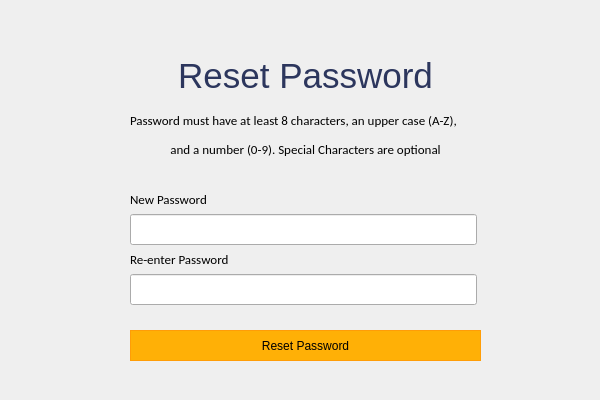
<?xml version="1.0" encoding="UTF-8"?>
<ui version="4.0">
 <class>MainWindow</class>
 <widget class="QMainWindow" name="MainWindow">
  <property name="geometry">
   <rect>
    <x>0</x>
    <y>0</y>
    <width>600</width>
    <height>400</height>
   </rect>
  </property>
  <property name="minimumSize">
   <size>
    <width>600</width>
    <height>400</height>
   </size>
  </property>
  <property name="maximumSize">
   <size>
    <width>600</width>
    <height>400</height>
   </size>
  </property>
  <property name="windowTitle">
   <string>AIDS – Reset Password</string>
  </property>
  <property name="windowIcon">
   <iconset>
    <normaloff>../Resources/logo_svg.svg</normaloff>../Resources/logo_svg.svg</iconset>
  </property>
  <widget class="QWidget" name="centralwidget">
   <widget class="QPushButton" name="btnReset">
    <property name="geometry">
     <rect>
      <x>130</x>
      <y>330</y>
      <width>351</width>
      <height>31</height>
     </rect>
    </property>
    <property name="styleSheet">
     <string notr="true">QPushButton {
background-color: rgb(255, 176, 6);
border: 1.2px solid #ff9d07;
outline: none;}

QPushButton:hover{
background-color: rgb(255, 157, 7);
outline: none;
border: none;
}

QPushButton:pressed{
background-color: rgb(254, 140, 8);
outline: none;
border: none;
}


</string>
    </property>
    <property name="text">
     <string>Reset Password</string>
    </property>
   </widget>
   <widget class="QWidget" name="layoutWidget">
    <property name="geometry">
     <rect>
      <x>130</x>
      <y>50</y>
      <width>351</width>
      <height>111</height>
     </rect>
    </property>
    <layout class="QVBoxLayout" name="verticalLayout_2">
     <item>
      <widget class="QLabel" name="lbl_verification_2">
       <property name="font">
        <font>
         <family>Helvetica</family>
         <pointsize>26</pointsize>
        </font>
       </property>
       <property name="styleSheet">
        <string notr="true"/>
       </property>
       <property name="text">
        <string>&lt;html&gt;&lt;head/&gt;&lt;body&gt;&lt;p&gt;&lt;span style=&quot; color:#2c365d;&quot;&gt;Reset Password&lt;/span&gt;&lt;/p&gt;&lt;/body&gt;&lt;/html&gt;</string>
       </property>
       <property name="alignment">
        <set>Qt::AlignCenter</set>
       </property>
      </widget>
     </item>
     <item>
      <layout class="QVBoxLayout" name="verticalLayout">
       <item>
        <widget class="QLabel" name="label">
         <property name="font">
          <font>
           <family>Calibri</family>
           <pointsize>10</pointsize>
          </font>
         </property>
         <property name="styleSheet">
          <string notr="true"/>
         </property>
         <property name="text">
          <string>Password must have at least 8 characters, an upper case (A-Z),</string>
         </property>
        </widget>
       </item>
       <item>
        <widget class="QLabel" name="label_2">
         <property name="font">
          <font>
           <family>Calibri</family>
           <pointsize>10</pointsize>
          </font>
         </property>
         <property name="styleSheet">
          <string notr="true"/>
         </property>
         <property name="text">
          <string>and a number (0-9). Special Characters are optional</string>
         </property>
         <property name="alignment">
          <set>Qt::AlignCenter</set>
         </property>
        </widget>
       </item>
      </layout>
     </item>
    </layout>
   </widget>
   <widget class="QWidget" name="layoutWidget">
    <property name="geometry">
     <rect>
      <x>130</x>
      <y>164</y>
      <width>353</width>
      <height>141</height>
     </rect>
    </property>
    <layout class="QVBoxLayout" name="verticalLayout_6">
     <item>
      <widget class="QLabel" name="lbl_error">
       <property name="font">
        <font>
         <family>Calibri</family>
         <pointsize>9</pointsize>
        </font>
       </property>
       <property name="styleSheet">
        <string notr="true"/>
       </property>
       <property name="text">
        <string/>
       </property>
       <property name="alignment">
        <set>Qt::AlignCenter</set>
       </property>
      </widget>
     </item>
     <item>
      <layout class="QVBoxLayout" name="verticalLayout_5">
       <item>
        <layout class="QVBoxLayout" name="verticalLayout_3">
         <item>
          <widget class="QLabel" name="lbl_newpass">
           <property name="font">
            <font>
             <family>Calibri</family>
             <pointsize>10</pointsize>
            </font>
           </property>
           <property name="styleSheet">
            <string notr="true"/>
           </property>
           <property name="text">
            <string>New Password</string>
           </property>
          </widget>
         </item>
         <item>
          <widget class="QLineEdit" name="txtNewPass">
           <property name="minimumSize">
            <size>
             <width>347</width>
             <height>31</height>
            </size>
           </property>
           <property name="maximumSize">
            <size>
             <width>347</width>
             <height>31</height>
            </size>
           </property>
           <property name="styleSheet">
            <string notr="true">padding-left:4px;</string>
           </property>
           <property name="echoMode">
            <enum>QLineEdit::Password</enum>
           </property>
          </widget>
         </item>
        </layout>
       </item>
       <item>
        <layout class="QVBoxLayout" name="verticalLayout_4">
         <item>
          <widget class="QLabel" name="lbl_confirmPass">
           <property name="font">
            <font>
             <family>Calibri</family>
             <pointsize>10</pointsize>
            </font>
           </property>
           <property name="styleSheet">
            <string notr="true"/>
           </property>
           <property name="text">
            <string>Re-enter Password</string>
           </property>
          </widget>
         </item>
         <item>
          <widget class="QLineEdit" name="txtConfirmPass">
           <property name="minimumSize">
            <size>
             <width>247</width>
             <height>31</height>
            </size>
           </property>
           <property name="maximumSize">
            <size>
             <width>347</width>
             <height>31</height>
            </size>
           </property>
           <property name="styleSheet">
            <string notr="true">padding-left:4px;</string>
           </property>
           <property name="echoMode">
            <enum>QLineEdit::Password</enum>
           </property>
          </widget>
         </item>
        </layout>
       </item>
      </layout>
     </item>
    </layout>
   </widget>
  </widget>
 </widget>
 <tabstops>
  <tabstop>txtConfirmPass</tabstop>
  <tabstop>btnReset</tabstop>
 </tabstops>
 <resources/>
 <connections/>
</ui>
